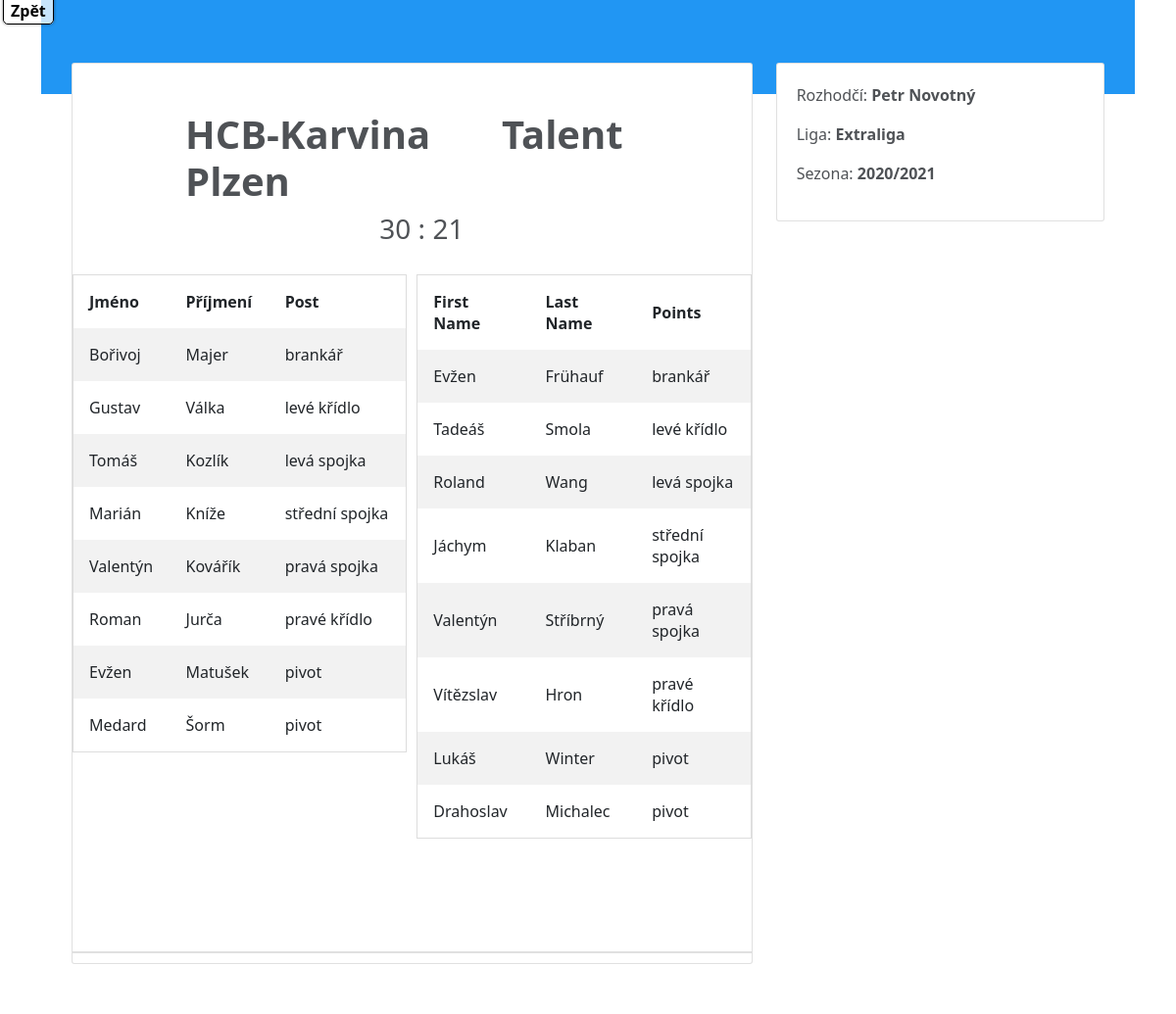
The app's page /zapasydetail/1 with its own data.
### HazenaIS/models.py (models this page shows, shortened)
class Zapasy(models.Model):
    domaci_skore = models.IntegerField()
    hoste_Skore = models.IntegerField()
    datum_cas = models.DateTimeField()
    rozhodci = models.ForeignKey('Rozhodci', on_delete=models.RESTRICT)
    domaci = models.ForeignKey('Klub', on_delete=models.RESTRICT, related_name='domaci_ID')
    hoste = models.ForeignKey('Klub', on_delete=models.RESTRICT, related_name='hoste_ID')

class Klub(models.Model):
    nazev_klubu = models.CharField(max_length=50)
    prezident_klubu = models.CharField(max_length=50)
    email = models.CharField(max_length=50)
    adresa = models.CharField(max_length=50)
    def __str__(self):
        return self.nazev_klubu

class Kariera(models.Model):
    datum_vstupu = models.DateTimeField()
    aktivni = models.BooleanField()
    hrac = models.ForeignKey('Hrac', on_delete=models.RESTRICT)
    klub = models.ForeignKey('Klub', on_delete=models.RESTRICT)
    sezona = models.ForeignKey('Sezona', on_delete=models.RESTRICT)

class Hrac(models.Model):
    jmeno = models.CharField(max_length=50)
    prijmeni = models.CharField(max_length=50)
    rodne_cislo = models.CharField(max_length=25)
    nazev_postu = models.CharField(max_length=25)
    aktivni = models.BooleanField()

class Rozhodci(models.Model):
    jmeno = models.CharField(max_length=50)
    prijmeni = models.CharField(max_length=50)
    rodne_cislo = models.CharField(max_length=25)
    telefon = models.CharField(max_length=25)

class Sezona(models.Model):
    nazev_sezony = models.CharField(max_length=25)
    nazev_ligy = models.CharField(max_length=50)

### HazenaIS/views.py (the view)
# urls.py: path('zapasydetail/<int:zapasy_id>',HazenaIS.views.zapasydetail, name='zapasydetail'),
def zapasydetail(request, zapasy_id):
    zdetail = Zapasy.objects.get(id = zapasy_id)
    domacihraci = Kariera.objects.filter(klub=zdetail.domaci)
    hostehraci = Kariera.objects.filter(klub=zdetail.hoste)
    sezon = Kariera.objects.filter(klub=zdetail.domaci).first()
    return render(request, 'zapasy_detail.html', {'zapasydetail':zdetail, 'domaci':domacihraci, 'hoste':hostehraci, 'sezona':sezon})

### templates/zapasy_detail.html (shortened to what this page needs)
{% load static %}
<html lang="en">
    <head>
        <link href="https://cdn.jsdelivr.net/npm/bootstrap@5.0.0-beta3/dist/css/bootstrap.min.css" rel="stylesheet">
        <link href="https://maxcdn.bootstrapcdn.com/font-awesome/4.7.0/css/font-awesome.min.css" rel="stylesheet" />
        <link rel="stylesheet" type="text/css" href="{% static 'css/zapasy_detail.css' %}"/>
    </head>
    <nav class="fixed-menu">
        <ul>
          <li><a href="{% url 'zapasy' %}">Zpět</a></li>
        </ul>
      </nav>
    <section class="container ng-scope ng-fadeInLeftShort" style="">
    <div class="ng-fadeInLeftShort ng-scope" style="">
    <div class="container-overlap bg-blue-500 ng-scope">
    </div>
    <div class="container-fluid ng-scope">
      <div class="row">
        <div class="col-md-7 col-lg-8">
          <form class="card ng-pristine ng-valid">
            <h5 class="card-heading pb0">
            </h5>
            <div class="card-body">
                <h1 style="margin-left: 15%"><b>{{zapasydetail.domaci}} </b> &nbsp;&nbsp;&nbsp;&nbsp;&nbsp; <b>{{zapasydetail.hoste}}</b></h1>
                 <h3 style="margin-left: 45%;">{{zapasydetail.domaci_skore}} : {{zapasydetail.hoste_Skore}}</h3>
            </div>
            <div class="card-offset">
                <div class="row">
                    <div class="column">
                      <table>
                        <tr>
                          <th>Jméno</th>
                          <th>Příjmení</th>
                          <th>Post</th>
                        </tr>
                        {% for h1 in domaci %}
                        <tr>
                          <td>{{h1.hrac.jmeno}}</td>
                          <td>{{h1.hrac.prijmeni}}</td>
                          <td>{{h1.hrac.nazev_postu}}</td>
                        </tr>
                        {% endfor %}
                      </table>
                    </div>
                    <div class="column">
                      <table>
                        <tr>
                          <th>First Name</th>
                          <th>Last Name</th>
                          <th>Points</th>
                        </tr>
                        {% for h2 in hoste %}
                        <tr>
                          <td>{{h2.hrac.jmeno}}</td>
                          <td>{{h2.hrac.prijmeni}}</td>
                          <td>{{h2.hrac.nazev_postu}}</td>
                        </tr>
                        {% endfor %}
                      </table>
                    </div>
                  </div>
            </div>
            <h5 class="card-heading pb0"></h5>
            <div class="card-body">
            </div>
            <div class="card-divider"></div>
          </form>
        </div>
        <div class="col-md-5 col-lg-4">
          <div class="card">
               <div class="card-inside">
                   <p>Rozhodčí: <b>{{zapasydetail.rozhodci.jmeno}} {{zapasydetail.rozhodci.prijmeni}}</b></p>
                   <p>Liga: <b>{{sezona.sezona.nazev_ligy}}</b></p>
                   <p>Sezona: <b>{{sezona.sezona.nazev_sezony}}</b></p>
               </div>
          </div>
        </div>
      </div>
    </div></div></section>
    </html>

### static/css/zapasy_detail.css (style rules this page uses)
.bg-blue-500 { background-color: #2196f3; }
.container-overlap { position: relative; padding: 32px 16px 64px; }
.card .card-divider { display: block; margin-top: 10px; margin-bottom: 10px; border: 1px solid rgba(0,0,0,.12); }
.container-fluid, .container-lg, .container-md, .container-sm, .container-xs { padding: 8px; width: auto }
@media only screen and (min-width:480px) { .container-fluid, .container-lg, .container-md, .container-sm, .container-xs { padding: 16px } }
@media only screen and (min-width:992px) { .container-fluid, .container-lg, .container-md, .container-sm, .container-xs { padding: 24px } }
.container-overlap { position: relative; padding: 32px 16px 64px }
.container-overlap+.container-fluid, .container-overlap+.container-lg, .container-overlap+.container-md, .container-overlap+.container-sm, .container-overlap+.container-xs { padding-top: 0; margin-top: -32px }
.card { position: relative; border-radius: 3px; background-color: #fff; color: #4F5256; border: 1px solid rgba(0, 0, 0, .12); margin-bottom: 8px }
@media only screen and (min-width:480px) { .card { margin-bottom: 16px } }
@media only screen and (min-width:992px) { .card { margin-bottom: 24px } }
.card .card-heading { padding: 16px; margin: 0 }
.card .card-body { position: relative; padding: 16px }
.btn-label:after, .c-radio span:before, .container-overlap:before, .note-area.note-area-margin:after, .switch span:after { content: "" }
.card .card-offset { position: relative; padding-bottom: 36px; z-index: 10 }
.card .card-divider { display: block; margin-top: 10px; margin-bottom: 10px; border: 1px solid rgba(0, 0, 0, .12) }
.card-inside { float: left; padding: 20px; }
* { box-sizing: border-box; }
.row { margin-left:-5px; margin-right:-5px; }
.column { float: left; width: 50%; padding: 5px; }
.row::after { content: ""; clear: both; display: table; }
table { border-collapse: collapse; border-spacing: 0; width: 100%; border: 1px solid #ddd; }
th, td { text-align: left; padding: 16px; }
tr:nth-child(even) { background-color: #f2f2f2; }
.fixed-menu { position: fixed; top: -1px; z-index: 1000; }
.fixed-menu ul { margin: 0; padding: 0; list-style-type: none; }
.fixed-menu ul li { margin: 0; padding: 0; }
.fixed-menu li a { border: 1px solid #000; padding: 2px 7px 2px; margin: 0 3px 3px; box-shadow: 0 0 3px rgba(0,0,0,0.5); background-color: rgba(255,255,255,0.75); border-radius: 0 0 5px 5px; color: #000; font-weight: bold; text-decoration: none; }

### records on screen
Zapasy: domaci "HCB-Karvina", hoste "Talent Plzen", domaci_skore "30", hoste_Skore "21", rozhodci.jmeno "Petr", rozhodci.prijmeni "Novotný"
Kariera: hrac.jmeno "Bořivoj", hrac.prijmeni "Majer", hrac.nazev_postu "brankář", sezona.nazev_ligy "Extraliga", sezona.nazev_sezony "2020/2021"
Kariera: hrac.jmeno "Gustav", hrac.prijmeni "Válka", hrac.nazev_postu "levé křídlo"
Kariera: hrac.jmeno "Tomáš", hrac.prijmeni "Kozlík", hrac.nazev_postu "levá spojka"
Kariera: hrac.jmeno "Marián", hrac.prijmeni "Kníže", hrac.nazev_postu "střední spojka"
Kariera: hrac.jmeno "Valentýn", hrac.prijmeni "Kovářík", hrac.nazev_postu "pravá spojka"
Kariera: hrac.jmeno "Roman", hrac.prijmeni "Jurča", hrac.nazev_postu "pravé křídlo"
Kariera: hrac.jmeno "Evžen", hrac.prijmeni "Matušek", hrac.nazev_postu "pivot"
Kariera: hrac.jmeno "Medard", hrac.prijmeni "Šorm", hrac.nazev_postu "pivot"
Kariera: hrac.jmeno "Evžen", hrac.prijmeni "Frühauf", hrac.nazev_postu "brankář"
Kariera: hrac.jmeno "Tadeáš", hrac.prijmeni "Smola", hrac.nazev_postu "levé křídlo"
Kariera: hrac.jmeno "Roland", hrac.prijmeni "Wang", hrac.nazev_postu "levá spojka"
Kariera: hrac.jmeno "Jáchym", hrac.prijmeni "Klaban", hrac.nazev_postu "střední spojka"
Kariera: hrac.jmeno "Valentýn", hrac.prijmeni "Stříbrný", hrac.nazev_postu "pravá spojka"
Kariera: hrac.jmeno "Vítězslav", hrac.prijmeni "Hron", hrac.nazev_postu "pravé křídlo"
Kariera: hrac.jmeno "Lukáš", hrac.prijmeni "Winter", hrac.nazev_postu "pivot"
Kariera: hrac.jmeno "Drahoslav", hrac.prijmeni "Michalec", hrac.nazev_postu "pivot"
